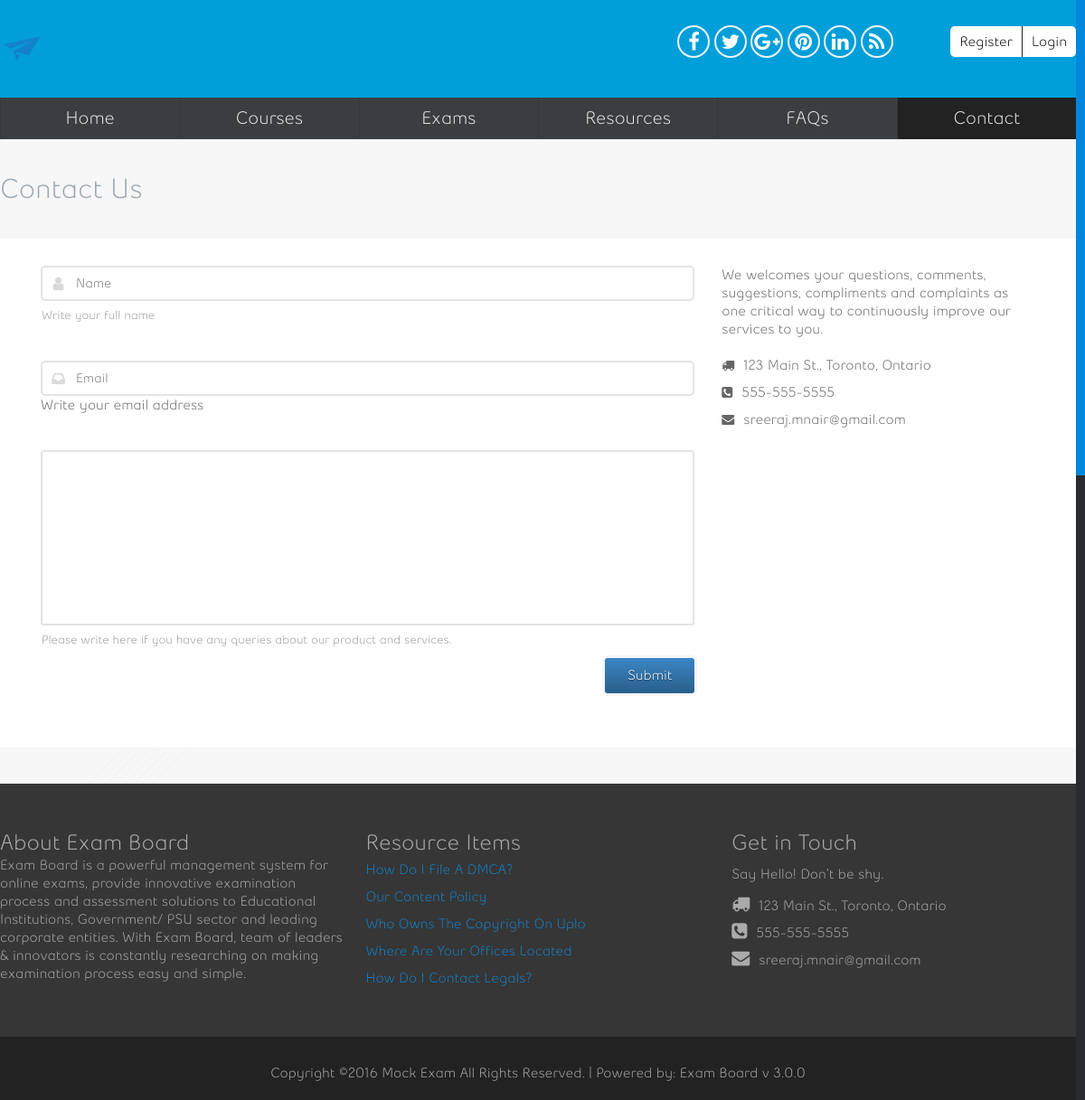
The page /contact.php on the database its author committed.
### tables this page shows
CREATE TABLE `settings` (
  `company` varchar(75) NOT NULL,
  `site_url` varchar(75) NOT NULL,
  `site_email` varchar(100) NOT NULL,
  `address` varchar(150) NOT NULL,
  `city` varchar(150) NOT NULL,
  `state` varchar(150) NOT NULL,
  `zip` varchar(16) NOT NULL,
  `phone` varchar(16) DEFAULT NULL,
  `fax` varchar(16) DEFAULT NULL,
  `logo` varchar(60) NOT NULL,
  `short_date` varchar(20) NOT NULL,
  `long_date` varchar(20) NOT NULL,
  `dtz` varchar(200) NOT NULL,
  `lang` varchar(2) NOT NULL DEFAULT 'en',
  `weekstart` tinyint(1) NOT NULL DEFAULT '1',
  `theme` varchar(30) DEFAULT NULL,
  `enable_reg` tinyint(1) NOT NULL DEFAULT '1',
  `enable_tax` tinyint(1) NOT NULL DEFAULT '0',
  `tax_name` varchar(55) NOT NULL,
  `tax_rate` varchar(8) NOT NULL DEFAULT '0',
  `tax_number` varchar(100) DEFAULT NULL,
  `enable_offline` tinyint(1) NOT NULL DEFAULT '1',
  `offline_info` text,
  `invoice_note` text,
  `invoice_number` varchar(40) DEFAULT NULL,
  `quote_number` varchar(40) DEFAULT NULL,
  `enable_uploads` tinyint(1) NOT NULL DEFAULT '1',
  `file_types` varchar(255) NOT NULL,
  `file_max` varchar(20) NOT NULL,
  `perpage` varchar(3) NOT NULL DEFAULT '10',
  `sbackup` varchar(50) DEFAULT NULL,
  `currency` varchar(4) DEFAULT NULL,
  `cur_symbol` varchar(6) DEFAULT NULL,
  `tsep` varchar(1) NOT NULL DEFAULT ',',
  `dsep` varchar(1) NOT NULL DEFAULT '.',
  `pp_email` varchar(50) DEFAULT NULL,
  `pp_pass` varchar(30) DEFAULT NULL,
  `pp_api` varchar(100) DEFAULT NULL,
  `pp_mode` tinyint(1) NOT NULL DEFAULT '0',
  `invdays` tinyint(1) NOT NULL DEFAULT '7',
  `mailer` enum('PHP','SMTP','SMAIL') NOT NULL DEFAULT 'PHP',
  `smtp_host` varchar(100) DEFAULT NULL,
  `smtp_user` varchar(50) DEFAULT NULL,
  `smtp_pass` varchar(50) DEFAULT NULL,
  `smtp_port` smallint(3) DEFAULT NULL,
  `sendmail` varchar(60) DEFAULT NULL,
  `is_ssl` tinyint(1) NOT NULL DEFAULT '0',
  `crmv` varchar(5) DEFAULT NULL,
  `passing_score` int(2) NOT NULL,
  `google_analytics` text NOT NULL,
  `social_gplus` varchar(75) NOT NULL,
  `social_twitter` varchar(75) NOT NULL,
  `social_facebook` varchar(75) NOT NULL,
  `social_pinterest` varchar(75) NOT NULL,
  `social_linkedin` varchar(75) NOT NULL,
  `social_rss` varchar(75) NOT NULL
);

CREATE TABLE `resources` (
  `id` int(11) NOT NULL,
  `category` int(5) DEFAULT NULL,
  `title` varchar(30) DEFAULT NULL,
  `content` text NOT NULL
);

### lib/class_registry.php (called while the page is built, shortened)
<?php
  abstract class Registry
  {
      static $objects = array();
      public static function get($name)
      {
          return isset(self::$objects[$name]) ? self::$objects[$name] : null;
      }
      public static function set($name, $object)
      {
          self::$objects[$name] = $object;
      }
  }
?>

### init.php (called while the page is built, shortened)
<?php
  require_once(BASEPATH . "lib/class_db.php");
  require_once(BASEPATH . "lib/class_registry.php");
  require_once(BASEPATH . "lib/class_core.php");
  Registry::set('Core',new Core());
  $core = Registry::get("Core");
  require_once(BASEPATH . "lib/class_user.php");
  $user = Registry::get("Users");
  require_once(BASEPATH . "lib/class_content.php");
  $content = Registry::get("Content");
?>

### lib/class_core.php (called while the page is built, shortened)
<?php
  class Core
  {
      function __construct()
      {
          $this->getSettings();
          $this->year = (get('year')) ? get('year') : strftime('%Y');
          $this->month = (get('month')) ? get('month') : strftime('%m');
          $this->day = (get('day')) ? get('day') : strftime('%d');
          return mktime(0, 0, 0, $this->month, $this->day, $this->year);
      }
      private function getSettings()
      {
          $sql = "SELECT * FROM " . self::sTable;
          $row = Registry::get("Database")->first($sql);
          $this->company = $row->company;
          $this->site_email = $row->site_email;
          $this->address = $row->address;
          $this->city = $row->city;
          $this->state = $row->state;
          $this->phone = $row->phone;
          $this->logo = $row->logo;
		  $this->theme  = $row->theme;
          $this->crmv = $row->crmv;
		  $this->social_gplus = $row->social_gplus;
		  $this->social_facebook = $row->social_facebook;
		  $this->social_twitter = $row->social_twitter;
		  $this->social_pinterest = $row->social_pinterest;
		  $this->social_linkedin = $row->social_linkedin;
		  $this->social_rss = $row->social_rss;
      }
  }
?>

### lib/class_db.php (called while the page is built, shortened)
<?php
  class Database
  {
      private $server = "";
      private $user = "";
      private $pass = "";
      protected $link_id = 0;
      protected $query_id = 0;
      function __construct($server, $user, $pass, $database)
      {
          $this->server = $server;
          $this->user = $user;
          $this->pass = $pass;
      }
      public function connect()
      {
          $this->link_id = $this->connect_db($this->server, $this->user, $this->pass);
		  mysqli_set_charset($this->link_id, "utf8");
      }
      private function connect_db($server, $user, $pass)
      {
          return mysqli_connect($server, $user, $pass);
      }
      public function query($sql)
      {
          if (trim($sql != "")) {
              $this->query_id = mysqli_query($this->link_id, $sql);
          }
          return $this->query_id;
      }
      public function first($string, $type = false)
      {
          $query_id = $this->query($string);
          $record = $this->fetch($query_id, $type);
          return $record;
      }
      public function fetch($query_id, $type = false)
      {
          if ($query_id)
              $this->query_id = $query_id;
          if (isset($this->query_id)) {
              $record = ($type) ? mysqli_fetch_array($this->query_id, MYSQL_ASSOC) : mysqli_fetch_object($this->query_id);
          } else
              $this->error("Invalid query_id: <b>" . $this->query_id . "</b>. Records could not be fetched.");
          return $record;
      }
      public function fetch_all($sql, $type = false)
      {
          $query_id = $this->query($sql);
          $record = array();
          while ($row = $this->fetch($query_id, $type)) :
              $record[] = $row;
          endwhile;
          return $record;
      }
      private function free($query_id)
      {
          if ($query_id)
              $this->query_id = $query_id;
          return mysqli_free_result($this->query_id);
      }
  }
?>

### lib/class_user.php (called while the page is built, shortened)
<?php
  class Users
  {
      private function startSession()
      {
          $this->logged_in = $this->loginCheck();
      }
      private function loginCheck()
      {
          if (isset($_SESSION['username']) && $_SESSION['username'] != "Guest") {
              $row = $this->getUserInfo($_SESSION['username']);
              $this->uid = $row->id;
              $this->username = $row->username;
              $this->email = $row->email;
              $this->name = $row->fname . ' ' . $row->lname;
			  $this->ucompany = $row->company;
              $this->userlevel = $row->userlevel;
			  $this->avatar = $row->avatar;
              $this->sesid = sha1(session_id());
			  $this->currency = $row->currency;
              return true;
          } else {
              return false;
          }
      }
	  public function pfile()
	  {
		$file = $_SERVER["SCRIPT_NAME"];
		$break = Explode('/', $file);
		$pfile = $break[count($break) - 1];
		return $pfile;
	  }
  }
?>

### lang/en.lang.php (called while the page is built, shortened)
<?php
  function lang($phrase)
  {
	  return $lang[$phrase];
  }
?>

### lib/class_content.php (called while the page is built, shortened)
<?php
  class Content
  {
      private static $db;
      public function __construct()
      {
          self::$db = Registry::get("Database");
      }
	  public function is_bot()
	  {
			return false;
	  }
	  public function tracker()
      {
		(isset($_SERVER['REMOTE_ADDR']) && $_SERVER['REMOTE_ADDR'] != '') ? $ip = $_SERVER['REMOTE_ADDR'] : $ip = 'undefined';
		(isset($_SERVER['QUERY_STRING']) && $_SERVER['QUERY_STRING'] != '') ? $query_string = $_SERVER['QUERY_STRING'] : $query_string = 'undefined';
		(isset($_SERVER['HTTP_REFERER']) && $_SERVER['HTTP_REFERER'] != '') ? $http_referer = $_SERVER['HTTP_REFERER'] : $http_referer = 'undefined';
		(isset($_SERVER['HTTP_USER_AGENT']) && $_SERVER['HTTP_USER_AGENT'] != '') ? $http_user_agent = $_SERVER['HTTP_USER_AGENT'] : $http_user_agent = 'undefined';
		if ($this->is_bot())
			$isbot = 1;
		else
			$isbot = 0;
		$country = '';
		$city = '';
		$date = date("Y-m-d");
		$time = date("H:i:s");
		$data = array(
			'country' => $country,
			'city' => $city,
			'created' => $date,
			'time' => $time,
			'ip' => $ip,
			'query_string' => $query_string,
			'http_referer' => $http_referer,
			'http_user_agent' => $http_user_agent,
			'isbot' => $isbot
		);
		self::$db->insert("tracker", $data);
      }
      public function getFWResources()
      {
		$sql = "SELECT id, title FROM resources ORDER BY `id` DESC LIMIT 5";
          $row = self::$db->fetch_all($sql);
          return ($row) ? $row : 0;
      }
  }
?>

### contact.php (the view, shortened to what this page needs)
<?php
  require_once("init.php");
?>
<?php include("header.php");?>
<div class="row heading-row">
	<h1>Contact Us</h1>
</div><div id="msgresult"></div>
<div class="row xform">
	<section class="col col-8">
	<form id="contact_form" method="post">
		<label class="input"> <i class="icon-prepend icon-user"></i>
		<input type="text" name="fullname" placeholder="Name">
		</label>
		<div class="note">Write your full name</div>
		<br/><br/>
		<label class="input"> <i class="icon-prepend icon-inbox"></i>
		<input type="email" name="semail" placeholder="Email">
		</label>
		<div class="message">Write your email address</div>
		<br/><br/>
		<textarea style="padding: 10px;" name="notes" rows="10"></textarea>
		<div class="note">Please write here if you have any queries about our product and services.</div>
		<button class="button" name="dosubmit" type="submit">Submit</button>
	</form>
	</section>
	<section class="col col-4">
		<p>We welcomes your questions, comments, suggestions, compliments and complaints as one critical way to continuously improve our services to you.</p>
		<ul class="contact-details">
				<li><i class="icon-truck"></i><span><?php echo $core->address . ', ' . $core->city . ', ' . $core->state;?></span><li>
				<li><i class="icon-phone-sign"></i><span><?php echo $core->phone;?></span><li>
				<li><i class="icon-envelope"></i><span><?php echo $core->site_email;?></span><li>
		</ul>
	</section>
</div>
<?php include("footer.php");?>

### header.php (shortened to what this page needs)
<!DOCTYPE html>
<html lang="en">
<head>
<link rel="stylesheet" href="theme/<?php echo $core->theme;?>/front/style/style.css"  type="text/css" />
<link rel="stylesheet" href="assets/style/jquery-ui.css" type="text/css" />
<link rel="stylesheet" type="text/css" href="assets/fancybox/jquery.fancybox.css" media="screen" />
<link rel="stylesheet" type="text/css" href="assets/style/flexslider.css" media="screen" />
<link href="//maxcdn.bootstrapcdn.com/font-awesome/4.2.0/css/font-awesome.min.css" rel="stylesheet">
<link rel="stylesheet" href="theme/<?php echo $core->theme;?>/front/style/new.css"  type="text/css" />
</head>
<body data-smooth-scrolling="1">
<div class="bg">
<div class="container" style="background: #009fda;">
<div class="in-grid">
    <section id="crumbs" class="row crumbs2">
      <div class="col grid_6">
        <a href="index.php"><?php echo ($core->logo) ? '<img src="'.SITEURL.'/uploads/'.$core->logo.'" alt="'.$core->company.'" class="front-logo"/>': $core->company;?></a>
      </div>
	  <div class="col grid_14">
		<ul class="social">
		<?php if($core->social_facebook != ''){ ?>
			<li><a href="<?php echo $core->social_facebook;?>" target="_blank"><i class="fa fa-facebook feature-icon"></i></a></li>
		<?php } if($core->social_twitter != ''){ ?>
			<li><a href="<?php echo $core->social_twitter;?>" target="_blank"><i class="fa fa-twitter feature-icon"></i></a></li>
		<?php } if($core->social_gplus != ''){ ?>
			<li><a href="<?php echo $core->social_gplus;?>" target="_blank"><i class="fa fa-google-plus feature-icon"></i></a></li>
		<?php } if($core->social_pinterest != ''){ ?>
			<li><a href="<?php echo $core->social_pinterest;?>" target="_blank"><i class="fa fa-pinterest feature-icon"></i></a></li>
		<?php } if($core->social_linkedin != ''){ ?>
			<li><a href="<?php echo $core->social_linkedin;?>" target="_blank"><i class="fa fa-linkedin feature-icon"></i></a></li>
		<?php } if($core->social_rss != ''){ ?>
			<li><a href="<?php echo $core->social_rss;?>" target="_blank"><i class="fa fa-rss feature-icon"></i></a></li>
		<?php } ?>
		</ul>
      </div>
	  <div class="col grid_4 header-login">
		<?php if (!$user->logged_in){ ?>
			<a href="index.php#loginbox" class="button-login">Login</a><a href="register.php" class="button-register">Register</a>
		<?php } else { ?>
			<a href="logout.php" class="button-logout">Logout</a>
		<?php }  ?>
      </div>
    </section>
	<header id="header" class="clearfix">
	  <div class="row grid_24 clearfix">
		<nav id="menu" class="nav">
		  <ul>
			<li<?php if($user->pfile() == 'index.php' || $user->pfile() == 'account.php') echo ' class="active"';?>> <a href="index.php"><span>Home</span> </a> </li>
			<li<?php if($user->pfile() == 'courses.php') echo ' class="active"';?>> <a href="courses.php"><span>Courses</span> </a> </li>
			<li<?php if($user->pfile() == 'exams.php') echo ' class="active"';?>> <a href="exams.php"><span>Exams</span> </a> </li>
			<li<?php if($user->pfile() == 'resources.php') echo ' class="active"';?>> <a href="resources.php"><span>Resources</span> </a> </li>
			<li<?php if($user->pfile() == 'faqs.php') echo ' class="active"';?>> <a href="faqs.php"><span>FAQs</span> </a> </li>
			<li<?php if($user->pfile() == 'contact.php') echo ' class="active"';?>> <a href="contact.php"><span>Contact</span> </a> </li>
		  </ul>
		</nav>
	  </div>
	</header>
</div>
</div>
<div class="container in-grid">
  <div  class="row grid_24">

### footer.php (shortened to what this page needs)
  </div>
</div>
</div>
<?php $resources = $content->getFWResources();?>
<div class="footer-panel">
	<section class="row in-grid">
		<div class="col grid_8">
			<h2><?php echo lang('FW_ABOUT'); ?></h2>
			<p><?php echo lang('FW_ABOUTTEXT'); ?></p>
		</div>
		<div class="col grid_8">
			<h2><?php echo lang('FW_RESOURCE'); ?></h2>
			<?php if(!$resources):?>
			<?php echo Filter::msgInfo(lang('FW_NORESOURCE'),false);?>
			<?php else:?>
			<ul>
				<?php foreach ($resources as $row):?>
				<li><a href="resources.php?action=details&amp;id=<?php echo $row->id;?>"><h4><?php echo $row->title;?></h4></a></li>
				<?php endforeach; ?>
			</ul>
			<?php endif;?>
		</div>
		<div class="col grid_8 fw_git">
			<h2><?php echo lang('FW_GIT'); ?></h2>
			<p>Say Hello! Don’t be shy.</p>
			<ul>
				<li><i class="icon-truck"></i><span><?php echo $core->address . ', ' . $core->city . ', ' . $core->state;?></span><li>
				<li><i class="icon-phone-sign"></i><span><?php echo $core->phone;?></span><li>
				<li><i class="icon-envelope"></i><span><?php echo $core->site_email;?></span><li>
			</ul>
		</div>
	</section>
</div>
<footer id="footer" class="clearfix">
  <div class="row">
    <div class="fotter-wrap">
      <div class="col grid_24">
        <div class="copyright top10">Copyright &copy;<?php echo date('Y').' '.$core->company;?>  All Rights Reserved. | Powered by: Exam Board v <?php echo $core->crmv;?></div>
      </div>
    </div>
  </div>
</footer>
</body></html>

### rows shown on the page
settings: logo (picture), address "123 Main St.", city "Toronto", state "Ontario", phone "555-555-5555", site_email "sreeraj.mnair@gmail.com", company "Mock Exam", crmv "3.0.0"
resources: title "How Do I File A DMCA?"
resources: title "Our Content Policy"
resources: title "Who Owns The Copyright On Uplo"
resources: title "Where Are Your Offices Located"
resources: title "How Do I Contact Legals?"

### other values the page prints
lang('FW_ABOUT') "About Exam Board"
lang('FW_RESOURCE') "Resource Items"
lang('FW_GIT') "Get in Touch"
